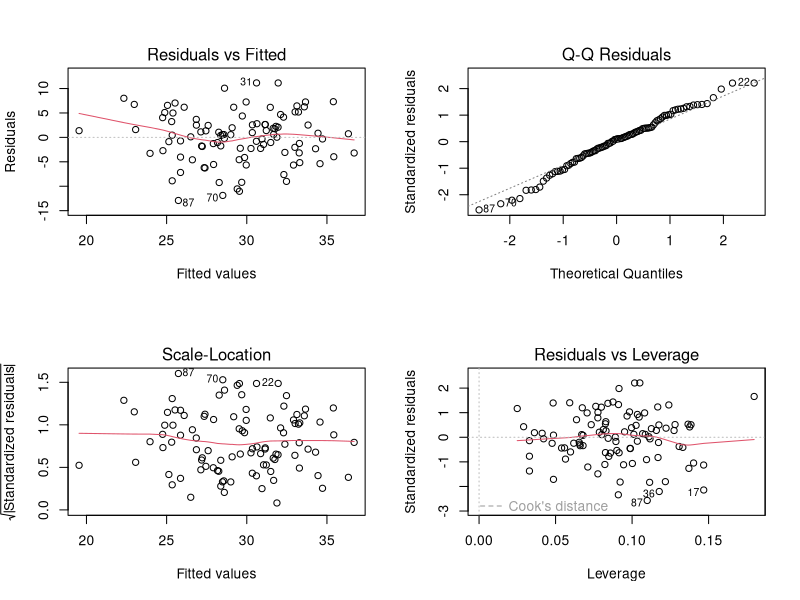
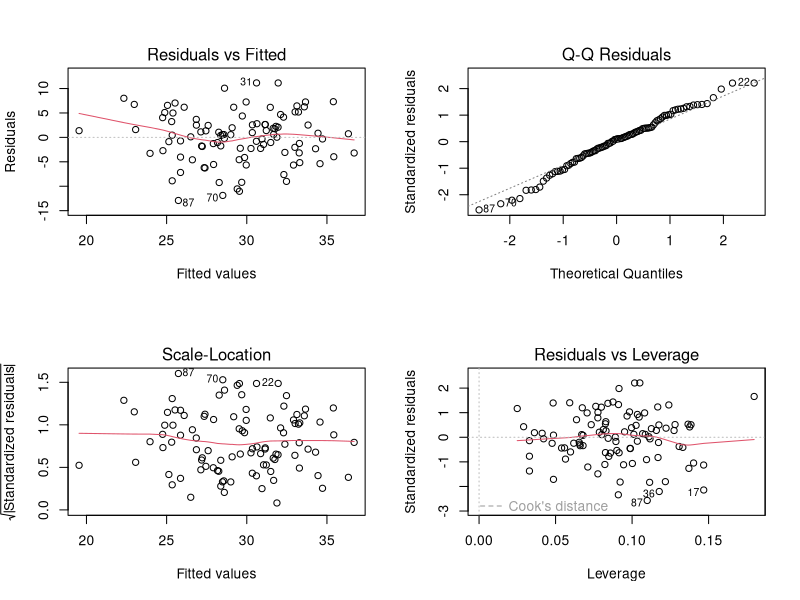

Write the R code that produced these figures, in order.
## ---- chunk 1
knitr::opts_chunk$set(echo = TRUE)
library(ggplot2)
library(magrittr)
library(dplyr)
library(caret)
## ---- chunk 2
datos=read.csv("gendata.csv",sep=";")
datos_modelo=datos
datos_modelo$id=NULL
knitr::kable(head(datos_modelo))
## ---- chunk 3
modelo=lm(data=datos_modelo,formula = conc~.)
knitr::kable(summary(modelo)$coef[,c(1,4)])
par(mfrow=c(2,2))
plot(modelo)
## ---- chunk 4
datos=read.csv("gendata.csv",sep=";")
datos_modelo=datos
datos_modelo$id=NULL
head(datos_modelo)
## ---- chunk 5
modelo=lm(data=datos_modelo,formula = conc~.)
summary(modelo)
par(mfrow=c(2,2))
plot(modelo)
